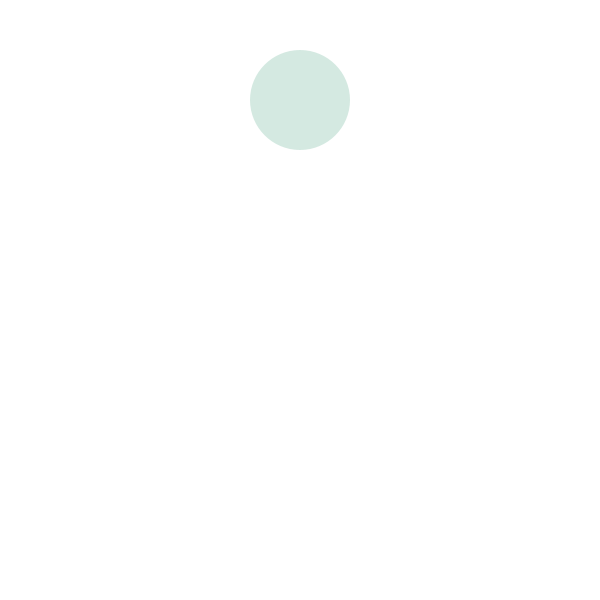
Frame 1 (no input)
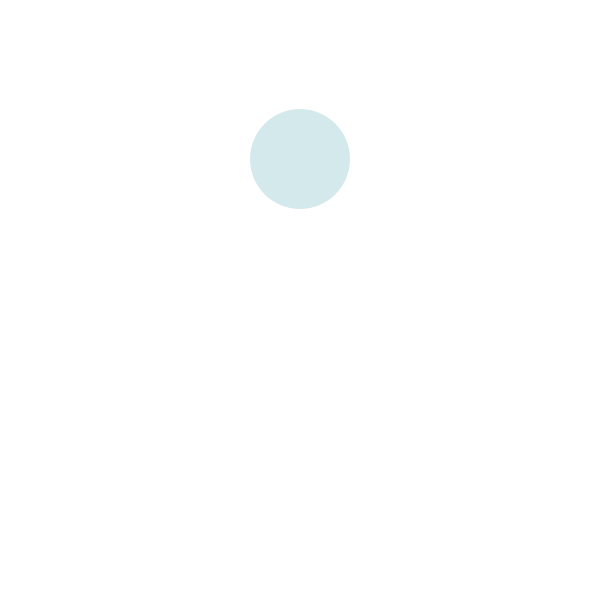
Frame 60 (the mouse pressed at the canvas centre just before this capture)
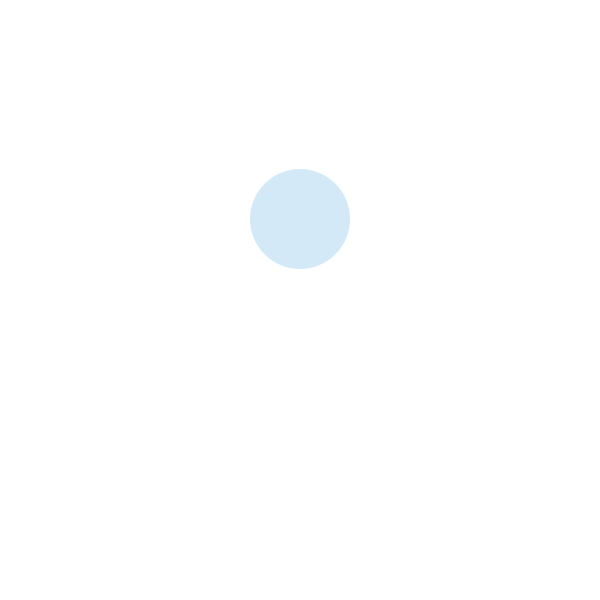
Frame 120 (the mouse held since frame 60 and released just before this capture)

The Processing sketch that drew these frames (run headless with seeded random() and noise(); from frame 60 on, the mouse is pressed at the canvas centre):

// Processing sketch: variabili_4
// ── variabili_4.pde
// SKETCH 4 --- CONDIZIONALI
// rimbalzo verticale

int cerchioX = 100;
int cerchioY = 300;
int velocity = 1; //

void setup() {
  size(600,600);
  //background(255);
  
}

void draw() {
  background(255);
  noStroke();
  fill(36,145,cerchioX,50);
  ellipse(width/2,cerchioX,100,100);
  
  cerchioX = cerchioX + velocity;
  
  /*se cerchioX è maggiore della larghezza finestra OPPURE cerchioX è minore di 0
  inverti la direzione*/
  if(cerchioX > width - 50 || cerchioX < 0 + 50) {    //condizionale if -- || oppure
    velocity = velocity * -1;
  }
}
